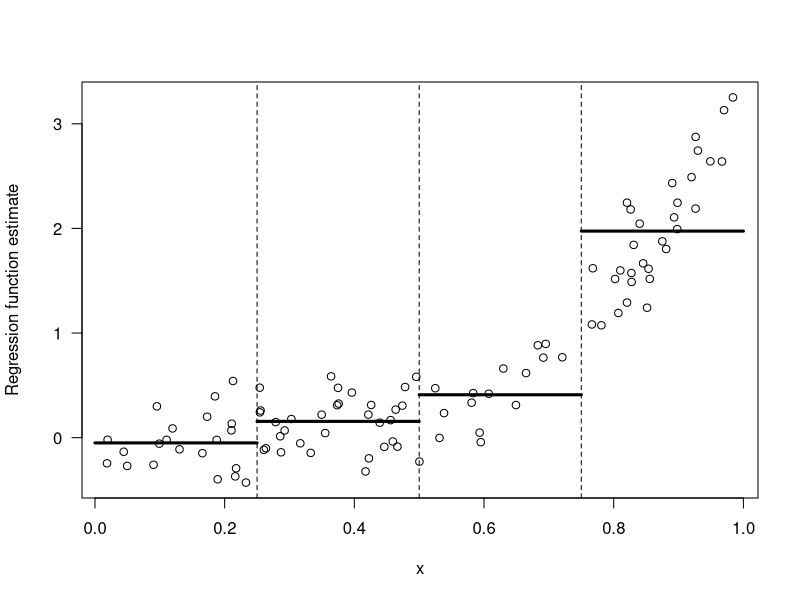

This figure's R source:
## ---- chunk 1
set.seed(53186)
n <- 100
xx <- runif(n)
yy <- (2*xx - 1/2)^3 + rnorm(n,sd=.25)

ind1 <- xx < 1/4
ind2 <- xx < 2/4 & xx > 1/4
ind3 <- xx < 3/4 & xx > 1/2
ind4 <- xx > 3/4

plot(xx, yy, las=1, xlab="x", ylab="Regression function estimate")
lines(c(0, 1/4), rep(mean(yy[ind1]), 2), lwd=3)
lines(c(1/4, 1/2), rep(mean(yy[ind2]), 2), lwd=3)
lines(c(1/2, 3/4), rep(mean(yy[ind3]), 2), lwd=3)
lines(c(3/4, 1), rep(mean(yy[ind4]), 2), lwd=3)
abline(v=1/4, lty=2)
abline(v=1/2, lty=2)
abline(v=3/4, lty=2)
